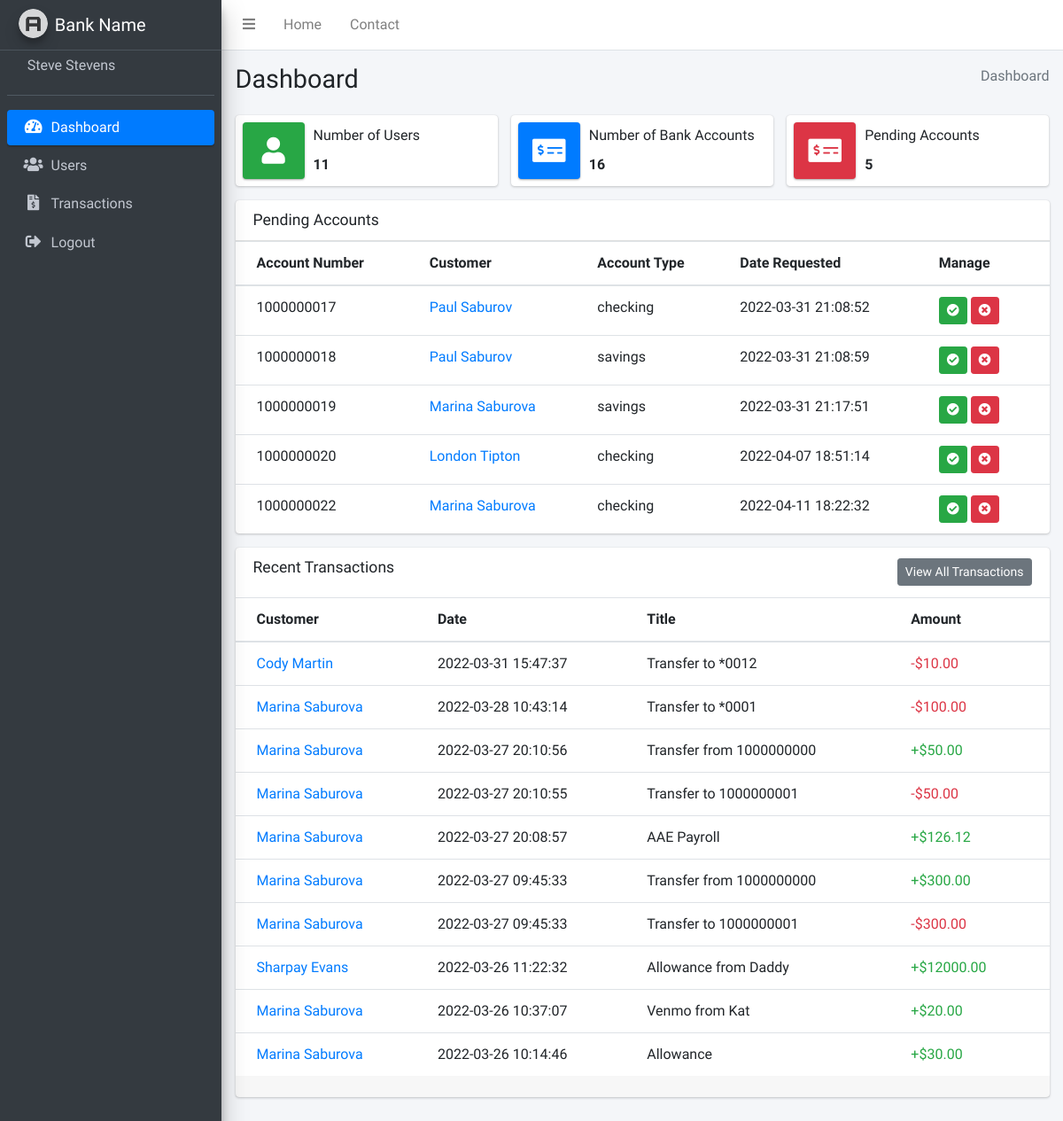
The app's page /Admin/Pages/dashboard.php (signed in), older data.
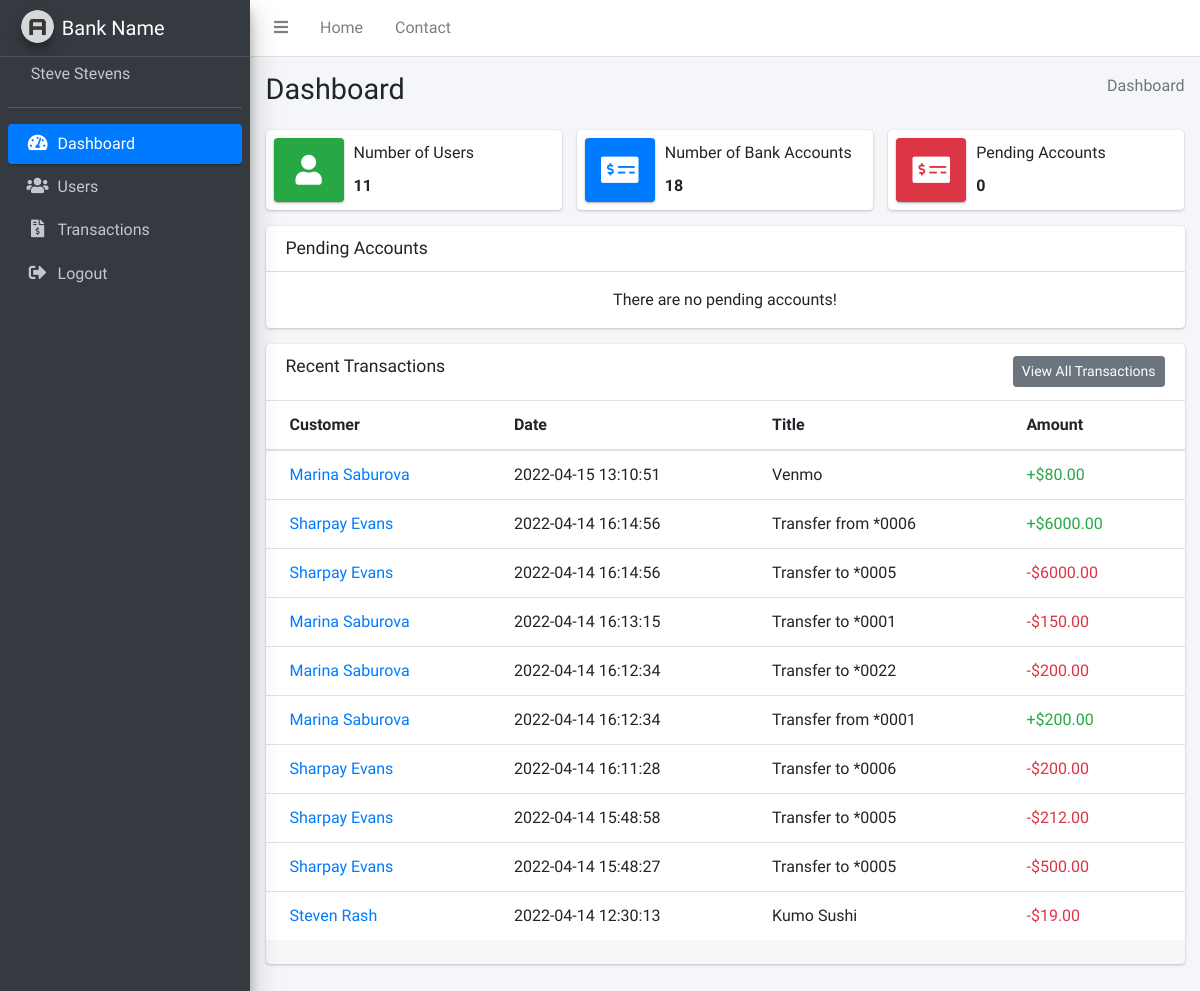
The same page, newer data.
### tables this page shows
CREATE TABLE `account` (
  `acctNum` int(10) UNSIGNED ZEROFILL NOT NULL,
  `acctType` varchar(10) NOT NULL,
  `balance` decimal(14,2) NOT NULL,
  `dateCreated` timestamp NOT NULL DEFAULT current_timestamp(),
  `customerID` int(10) UNSIGNED ZEROFILL NOT NULL,
  `status` varchar(20) NOT NULL DEFAULT 'pending'
);

CREATE TABLE `customer` (
  `customerID` int(10) UNSIGNED ZEROFILL NOT NULL,
  `firstName` varchar(30) NOT NULL,
  `lastName` varchar(30) NOT NULL,
  `username` varchar(20) NOT NULL,
  `email` varchar(60) NOT NULL,
  `phone` varchar(10) DEFAULT NULL,
  `addr` varchar(60) DEFAULT NULL,
  `password` varchar(60) NOT NULL,
  `pin` char(4) NOT NULL,
  `dateCreated` timestamp NOT NULL DEFAULT current_timestamp(),
  `status` varchar(15) NOT NULL DEFAULT 'active'
);

CREATE TABLE `transaction` (
  `transactionID` int(10) UNSIGNED ZEROFILL NOT NULL,
  `amount` decimal(12,2) NOT NULL,
  `type` varchar(10) NOT NULL,
  `vendor` varchar(60) NOT NULL,
  `date` date NOT NULL DEFAULT curdate(),
  `time` time NOT NULL DEFAULT curtime(),
  `acctNum` int(10) UNSIGNED ZEROFILL NOT NULL
);

### Admin/functions/db.php (called while the page is built, shortened)
<?php
$db = new mysqli('localhost', 'root', '', 'bankproject');
function getCustomerData($customer)
{
    global $db;
    $query = "SELECT * FROM customer WHERE customerID = '$customer'";
    $result = $db->query($query);
    $num_results = $result->num_rows;
    if ($num_results == 0) {
        return 'Customer has not been found.';
    } elseif ($num_results != 1) {
        return 'Error.';
    } else {
        $data = $result->fetch_assoc();
        return $data;
    }
}
function getCustomerUsingAcct($acctNum)
{
    global $db;
    $query = "SELECT customerID FROM account WHERE acctNum = '$acctNum'";
    $result = $db->query($query);
    $num_results = $result->num_rows;
    if ($num_results != 1) {
        echo 'Error.';
    } else {
        $row = $result->fetch_assoc();
        return $row['customerID'];
    }
}
function getPendingAccts()
{
    global $db;
    $query = "SELECT * FROM account WHERE status='pending' ORDER BY dateCreated";
    $result = $db->query($query);
    return $result;
}
function getAllTransactions()
{
    global $db;
    $query = "SELECT * FROM `transaction` ORDER BY `date` DESC, `time` DESC";
    $result = $db->query($query);
    return $result;
}
function getBankAcctCount()
{
    global $db;
    $query = "SELECT * FROM account";
    $result = $db->query($query);
    $num_results = $result->num_rows;
    return $num_results;
}

### Admin/Pages/dashboard.php (the view, shortened to what the changed rows need)
<?php
$title = "Dashboard";
include '../functions/db.php';
include '../view/header.php';
include '../view/navigation.php';
?>
<section class="content">
    <div class="container-fluid">
        <div class="row">
            <div class="col-12 col-sm-4 col-md-4">
                <div class="info-box mb-3">
                    <div class="info-box-content">
                        <span class="info-box-text">Number of Bank Accounts</span>
                        <span class="info-box-number"><?php echo getBankAcctCount() ?></span>
                    </div>
                </div>
            </div>
            <div class="col-12 col-sm-4 col-md-4">
                <div class="info-box mb-3">
                    <?php
                    $result = getPendingAccts();
                    $num_results = $result->num_rows;
                    ?>
                    <div class="info-box-content">
                        <span class="info-box-text">Pending Accounts</span>
                        <span class="info-box-number"><?php echo $num_results ?></span>
                    </div>
                </div>
            </div>
        </div>
        <div class="row">
            <div class="col-md-12">
                <div class="card">
                    <div class="card-body p-0">
                        <div class="table-responsive">
                            <table class="table m-0">
                                <?php
                                if ($num_results == 0) {
                                    echo '<p class="text-center pt-3">There are no pending accounts!</p>';
                                } else {
                                    $i = 0;
                                ?>
                                    <thead>
                                        <tr>
                                            <th>Account Number</th>
                                            <th>Customer</th>
                                            <th>Account Type</th>
                                            <th>Date Requested</th>
                                            <th>Manage</th>
                                        </tr>
                                    </thead>
                                    <tbody>
                                        <?php
                                        while (($row = $result->fetch_assoc()) && ($i < 10)) {
                                            $data = getCustomerData($row['customerID']);
                                            $customerName = $data['firstName'] . ' ' . $data['lastName'];
                                            echo '<tr>';
                                            echo '<td>' . $row['acctNum'] . '</td>';
                                            echo '<td><a href="user-details.php?customerid=' . $row['customerID'] . '">' . $customerName . '</td>';
                                            echo '<td> ' . $row['acctType'] . '</td>';
                                            echo '<td>' . $row['dateCreated'] . '</td>'; ?>
                                            <td>
                                                <form action="../functions/changestatus.php" method="post">
                                                    <button type="submit" name="approve" class="btn btn-sm btn-success"> <i class="fas fa-check-circle"></i>
                                                    </button>
                                                    <button type="submit" name="deny" class="btn btn-sm btn-danger"> <i class="fas fa-times-circle"></i>
                                                    </button>
                                                </form>
                                            </td>
                                            </tr>
                                    <?php
                                            $i++;
                                        }
                                    }
                                    ?>
                                    </tbody>
                            </table>
                        </div>
                    </div>
                </div>
            </div>
        </div>
        <div class="row">
            <div class="col-md-12">
                <div class="card">
                    <div class="card-body p-0">
                        <div class="table-responsive">
                            <table class="table m-0 table-hover">
                                <?php
                                $result = getAllTransactions();
                                if (!$result) {
                                    echo '<p class="text-center">There are no transactions.</p>';
                                } else {
                                    $i = 0;
                                ?>
                                    <thead>
                                        <tr>
                                            <th>Customer</th>
                                            <th>Date</th>
                                            <th>Title</th>
                                            <th>Amount</th>
                                        </tr>
                                    </thead>
                                    <tbody>
                                    <?php
                                    while (($row = $result->fetch_assoc()) && ($i < 10)) {
                                        $customer = getCustomerUsingAcct($row['acctNum']);
                                        $data = getCustomerData($customer);
                                        $customerName = $data['firstName'] . ' ' . $data['lastName'];
                                        echo '<tr>';
                                        echo '<td><a href="user-details.php?customerid=' . $data['customerID'] . '">' . $customerName . '</td>';
                                        echo '<td>' . $row['date'] . ' ' . $row['time'] . '</td>';
                                        echo '<td>' . $row['vendor'] . '</td>';
                                        if ($row['type'] == 'withdraw') {
                                            echo '<td><div class="sparkbar text-danger" data-color="#00a65a" data-height="20">-$' . $row['amount'] . '</div></td>';
                                        }
                                        if ($row['type'] == 'deposit') {
                                            echo '<td><div class="sparkbar text-success" data-color="#00a65a" data-height="20">+$' . $row['amount'] . '</div></td>';
                                        }
                                        echo '</tr>';
                                        $i++;
                                    }
                                }
                                    ?>
                                    </tbody>
                            </table>
                        </div>
                    </div>
                </div>
            </div>
        </div>
    </div>
</section>

### Admin/view/navigation.php (shortened to what the changed rows need)
<div class="wrapper">
    <aside class="main-sidebar sidebar-dark-primary elevation-4">
        <a href="../Pages/dashboard.php" class="brand-link">
            <img src="../dist/img/AdminLTELogo.png" alt="AdminLTE Logo" class="brand-image img-circle elevation-3" style="opacity: .8">
            <span class="brand-text font-weight-light">Bank Name</span>
        </a>
    </aside>
    <div class="content-wrapper">
        <div class="content-header">
            <div class="container-fluid">
                <div class="row mb-2">
                    <div class="col-sm-6">
                        <h1 class="m-0"><?php echo $title ?></h1>
                    </div>
                </div>
            </div>
        </div>

Row changes from the older to the newer data that the page shows:
no longer on this page (row edited): account: acctNum "1000000017", customerID.lastName "Paul Saburov", acctType "checking", dateCreated "2022-03-31 21:08:52"
no longer on this page (row edited): account: acctNum "1000000018", customerID.lastName "Paul Saburov", acctType "savings", dateCreated "2022-03-31 21:08:59"
no longer on this page (row edited): account: acctNum "1000000019", customerID.lastName "Marina Saburova", acctType "savings", dateCreated "2022-03-31 21:17:51"
no longer on this page (row edited): account: acctNum "1000000020", customerID.lastName "London Tipton", acctType "checking", dateCreated "2022-04-07 18:51:14"
no longer on this page (row edited): account: acctNum "1000000022", customerID.lastName "Marina Saburova", acctType "checking", dateCreated "2022-04-11 18:22:32"
no longer on this page (row unchanged): transaction: customer.firstName+lastName "Cody Martin", date "2022-03-31", time "15:47:37", vendor "Transfer to *0012", amount "10.00"
no longer on this page (row unchanged): transaction: customer.firstName+lastName "Marina Saburova", date "2022-03-28", time "10:43:14", vendor "Transfer to *0001", amount "100.00"
no longer on this page (row unchanged): transaction: customer.firstName+lastName "Marina Saburova", date "2022-03-27", time "20:10:56", vendor "Transfer from 1000000000", amount "50.00"
no longer on this page (row unchanged): transaction: customer.firstName+lastName "Marina Saburova", date "2022-03-27", time "20:10:55", vendor "Transfer to 1000000001", amount "50.00"
no longer on this page (row unchanged): transaction: customer.firstName+lastName "Marina Saburova", date "2022-03-27", time "20:08:57", vendor "AAE Payroll", amount "126.12"
no longer on this page (row unchanged): transaction: customer.firstName+lastName "Marina Saburova", date "2022-03-27", time "09:45:33", vendor "Transfer from 1000000000", amount "300.00"
no longer on this page (row unchanged): transaction: customer.firstName+lastName "Marina Saburova", date "2022-03-27", time "09:45:33", vendor "Transfer to 1000000001", amount "300.00"
no longer on this page (row unchanged): transaction: customer.firstName+lastName "Sharpay Evans", date "2022-03-26", time "11:22:32", vendor "Allowance from Daddy", amount "12000.00"
no longer on this page (row unchanged): transaction: customer.firstName+lastName "Marina Saburova", date "2022-03-26", time "10:37:07", vendor "Venmo from Kat", amount "20.00"
no longer on this page (row unchanged): transaction: customer.firstName+lastName "Marina Saburova", date "2022-03-26", time "10:14:46", vendor "Allowance", amount "30.00"
added transaction: customer.firstName+lastName "Marina Saburova", date "2022-04-15", time "13:10:51", vendor "Venmo", amount "80.00"
added transaction: customer.firstName+lastName "Sharpay Evans", date "2022-04-14", time "16:14:56", vendor "Transfer from *0006", amount "6000.00"
added transaction: customer.firstName+lastName "Sharpay Evans", date "2022-04-14", time "16:14:56", vendor "Transfer to *0005", amount "6000.00"
added transaction: customer.firstName+lastName "Marina Saburova", date "2022-04-14", time "16:13:15", vendor "Transfer to *0001", amount "150.00"
added transaction: customer.firstName+lastName "Marina Saburova", date "2022-04-14", time "16:12:34", vendor "Transfer to *0022", amount "200.00"
added transaction: customer.firstName+lastName "Marina Saburova", date "2022-04-14", time "16:12:34", vendor "Transfer from *0001", amount "200.00"
added transaction: customer.firstName+lastName "Sharpay Evans", date "2022-04-14", time "16:11:28", vendor "Transfer to *0006", amount "200.00"
added transaction: customer.firstName+lastName "Sharpay Evans", date "2022-04-14", time "15:48:58", vendor "Transfer to *0005", amount "212.00"
added transaction: customer.firstName+lastName "Sharpay Evans", date "2022-04-14", time "15:48:27", vendor "Transfer to *0005", amount "500.00"
added transaction: customer.firstName+lastName "Steven Rash", date "2022-04-14", time "12:30:13", vendor "Kumo Sushi", amount "19.00"
Text that changed along with them:
getBankAcctCount(): "16" → "18"
$num_results: "5" → "0"
text no longer shown: "Account Number Customer Account Type Date Requested Manage"
text now shown: "There are no pending accounts!"
